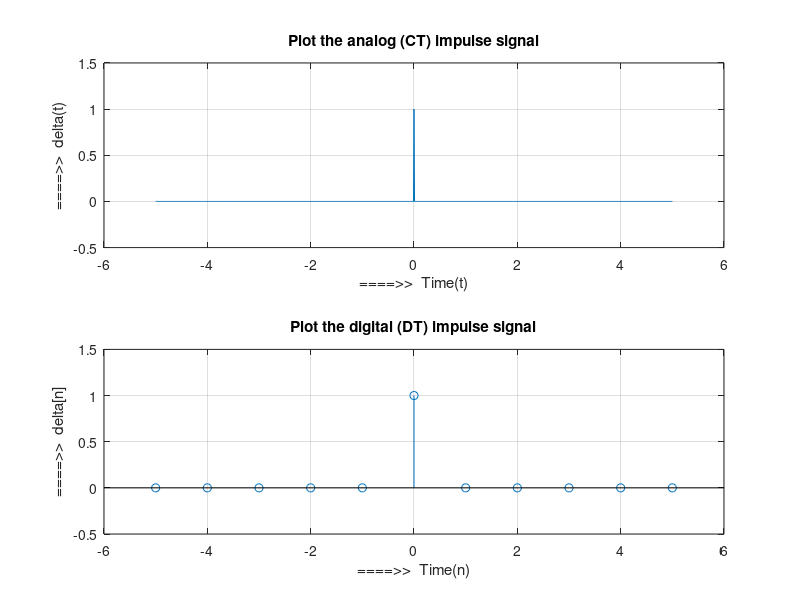

Source code (MATLAB):
% Plot the impulse CT and DT signal
t = -5:1/100:5;
y = (t==0);
subplot(2,1,1);
plot(t, y);
xlabel('====>>  Time(t)');
ylabel('====>>  delta(t)');
title('Plot the analog (CT) impulse signal')
axis([-6 6 -0.5 1.5])
grid on


n = -5:1:5;
y = (n==0);
subplot(2,1,2);
stem(n, y);
xlabel('====>>  Time(n)');
ylabel('====>>  delta[n]');
title('Plot the digital (DT) impulse signal')
axis([-6 6 -0.5 1.5])
grid on